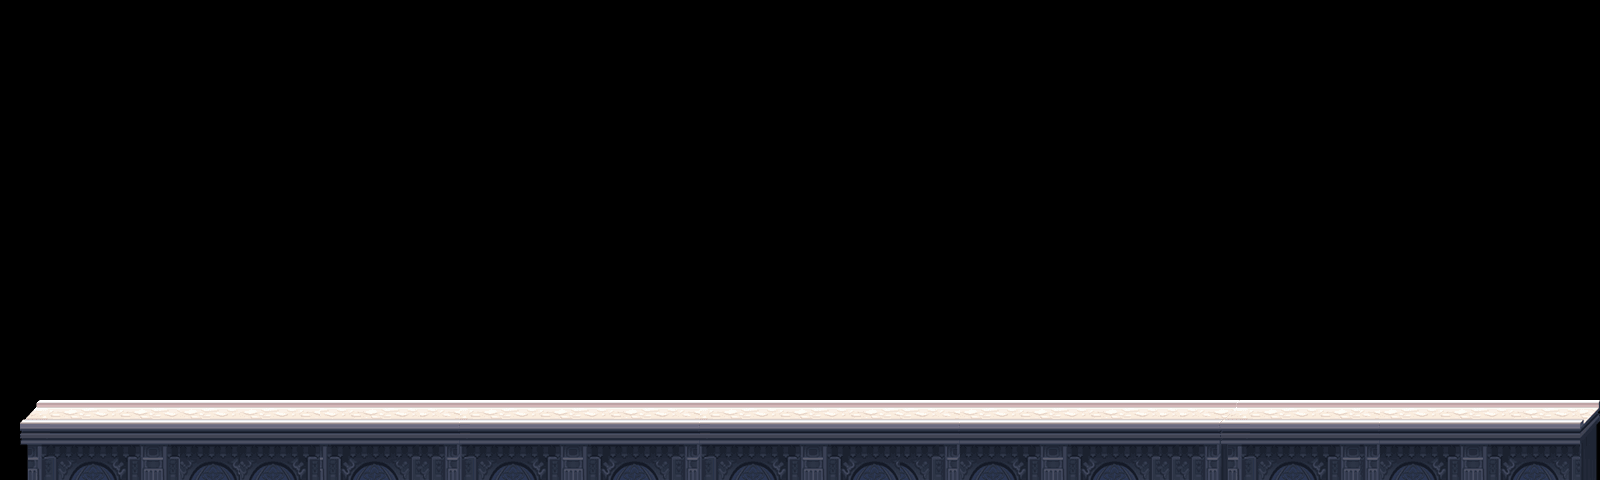

Rendered tile map (Tiled .tmx) drawn with the repository's tilesets; below, a short description and the map source with its tile grids summarised:
An orthogonal 80x12 tile map with 20x40 px tiles, 2 tile layers (块层 1, 块层 2) and 118 objects (117x 3).

<map version="1.0" orientation="orthogonal" width="80" height="12" tilewidth="20" tileheight="40">
 <tileset firstgid="1" name="road" tilewidth="20" tileheight="40">
  <image source="road.png" width="280" height="188" />
 </tileset>
 <layer name="块层 1" width="80" height="12">
  <data>[960 cells, 122 non-empty, 28 distinct tile ids]</data>
 </layer>
 <layer name="块层 2" width="80" height="12">
  <data>[960 cells, 38 non-empty, 28 distinct tile ids]</data>
 </layer>
 <objectgroup name="collision" width="80" height="12">
  <object x="28" y="415" width="1566" height="71" />
 </objectgroup>
 <objectgroup name="items" width="80" height="12">
  <object type="3" x="80" y="400" />
  <object type="3" x="80" y="376" />
  <object type="3" x="855" y="387" />
  <object type="3" x="105" y="316" />
  <object type="3" x="125" y="316" />
  <object type="3" x="145" y="316" />
  <object type="3" x="871" y="395" />
  <object type="3" x="81" y="352" />
  <object type="3" x="81" y="328" />
  <object type="3" x="82" y="232" />
  <object type="3" x="81" y="304" />
  <object type="3" x="81" y="280" />
  <object type="3" x="82" y="256" />
  <object type="3" x="227" y="280" />
  <object type="3" x="228" y="256" />
  <object type="3" x="228" y="232" />
  <object type="3" x="227" y="328" />
  <object type="3" x="226" y="400" />
  <object type="3" x="226" y="376" />
  <object type="3" x="227" y="352" />
  <object type="3" x="227" y="304" />
  <object type="3" x="204" y="316" />
  <object type="3" x="184" y="316" />
  <object type="3" x="164" y="316" />
  <object type="3" x="290" y="329" />
  <object type="3" x="289" y="401" />
  <object type="3" x="289" y="377" />
  <object type="3" x="290" y="353" />
  <object type="3" x="291" y="257" />
  <object type="3" x="290" y="305" />
  <object type="3" x="290" y="281" />
  <object type="3" x="291" y="233" />
  <object type="3" x="393" y="234" />
  <object type="3" x="373" y="234" />
  <object type="3" x="354" y="234" />
  <object type="3" x="334" y="234" />
  <object type="3" x="413" y="234" />
  <object type="3" x="314" y="234" />
  <object type="3" x="392" y="401" />
  <object type="3" x="372" y="401" />
  <object type="3" x="353" y="401" />
  <object type="3" x="333" y="401" />
  <object type="3" x="412" y="401" />
  <object type="3" x="313" y="401" />
  <object type="3" x="393" y="321" />
  <object type="3" x="373" y="321" />
  <object type="3" x="354" y="321" />
  <object type="3" x="334" y="321" />
  <object type="3" x="314" y="321" />
  <object type="3" x="474" y="327" />
  <object type="3" x="473" y="399" />
  <object type="3" x="473" y="375" />
  <object type="3" x="474" y="351" />
  <object type="3" x="475" y="255" />
  <object type="3" x="474" y="303" />
  <object type="3" x="474" y="279" />
  <object type="3" x="475" y="231" />
  <object type="3" x="574" y="398" />
  <object type="3" x="495" y="398" />
  <object type="3" x="535" y="398" />
  <object type="3" x="594" y="398" />
  <object type="3" x="554" y="398" />
  <object type="3" x="515" y="398" />
  <object type="3" x="696" y="396" />
  <object type="3" x="755" y="396" />
  <object type="3" x="656" y="253" />
  <object type="3" x="676" y="396" />
  <object type="3" x="655" y="301" />
  <object type="3" x="655" y="349" />
  <object type="3" x="654" y="397" />
  <object type="3" x="716" y="396" />
  <object type="3" x="655" y="277" />
  <object type="3" x="655" y="325" />
  <object type="3" x="775" y="396" />
  <object type="3" x="656" y="229" />
  <object type="3" x="735" y="396" />
  <object type="3" x="654" y="373" />
  <object type="3" x="895" y="399" />
  <object type="3" x="920" y="396" />
  <object type="3" x="937" y="384" />
  <object type="3" x="948" y="365" />
  <object type="3" x="954" y="316" />
  <object type="3" x="952" y="341" />
  <object type="3" x="954" y="270" />
  <object type="3" x="954" y="294" />
  <object type="3" x="827" y="250" />
  <object type="3" x="946" y="251" />
  <object type="3" x="936" y="235" />
  <object type="3" x="920" y="226" />
  <object type="3" x="895" y="221" />
  <object type="3" x="851" y="228" />
  <object type="3" x="837" y="236" />
  <object type="3" x="872" y="222" />
  <object type="3" x="823" y="274" />
  <object type="3" x="821" y="297" />
  <object type="3" x="822" y="320" />
  <object type="3" x="822" y="340" />
  <object type="3" x="830" y="361" />
  <object type="3" x="837" y="376" />
  <object type="3" x="1130" y="258" />
  <object type="3" x="1123" y="361" />
  <object type="3" x="1155" y="287" />
  <object type="3" x="1126" y="315" />
  <object type="3" x="1130" y="258" />
  <object type="3" x="1159" y="229" />
  <object type="3" x="1144" y="382" />
  <object type="3" x="1135" y="173" />
  <object type="3" x="1128" y="287" />
  <object type="3" x="1157" y="258" />
  <object type="3" x="1162" y="173" />
  <object type="3" x="1157" y="258" />
  <object type="3" x="1144" y="361" />
  <object type="3" x="1133" y="200" />
  <object type="3" x="1132" y="229" />
  <object type="3" x="1123" y="382" />
  <object type="3" x="1153" y="315" />
  <object type="3" x="1160" y="200" />
 </objectgroup>
 <objectgroup name="enemy" width="80" height="12" />
 <objectgroup name="up" width="80" height="12" />
</map>
